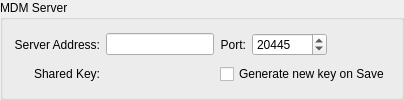
           <widget class="QGroupBox" name="mdmAuthenticateBox">
            <property name="title">
             <string>MDM Server</string>
            </property>
            <layout class="QGridLayout" name="gridLayout_13">
             <item row="0" column="6">
              <widget class="CircularProgressIndicator" name="mdmServerProgress" native="true">
               <property name="minimumSize">
                <size>
                 <width>16</width>
                 <height>16</height>
                </size>
               </property>
              </widget>
             </item>
             <item row="1" column="0">
              <widget class="QLabel" name="mdmSharedKeyLabel">
               <property name="text">
                <string>Shared Key:</string>
               </property>
               <property name="alignment">
                <set>Qt::AlignRight|Qt::AlignTrailing|Qt::AlignVCenter</set>
               </property>
              </widget>
             </item>
             <item row="0" column="4">
              <widget class="QSpinBox" name="mdmServerPort">
               <property name="enabled">
                <bool>true</bool>
               </property>
               <property name="sizePolicy">
                <sizepolicy hsizetype="Minimum" vsizetype="Fixed">
                 <horstretch>3</horstretch>
                 <verstretch>0</verstretch>
                </sizepolicy>
               </property>
               <property name="minimumSize">
                <size>
                 <width>50</width>
                 <height>0</height>
                </size>
               </property>
               <property name="maximumSize">
                <size>
                 <width>75</width>
                 <height>16777215</height>
                </size>
               </property>
               <property name="minimum">
                <number>1</number>
               </property>
               <property name="maximum">
                <number>65536</number>
               </property>
               <property name="value">
                <number>20445</number>
               </property>
              </widget>
             </item>
             <item row="0" column="5">
              <widget class="OnlineStatus" name="mdmConnectedLabel"/>
             </item>
             <item row="0" column="3">
              <widget class="QLabel" name="mdmPortLabel">
               <property name="sizePolicy">
                <sizepolicy hsizetype="Fixed" vsizetype="Preferred">
                 <horstretch>0</horstretch>
                 <verstretch>0</verstretch>
                </sizepolicy>
               </property>
               <property name="text">
                <string>Port:</string>
               </property>
               <property name="alignment">
                <set>Qt::AlignRight|Qt::AlignTrailing|Qt::AlignVCenter</set>
               </property>
              </widget>
             </item>
             <item row="0" column="0">
              <widget class="QLabel" name="mdmServerAddressLabel">
               <property name="text">
                <string>Server Address:</string>
               </property>
               <property name="alignment">
                <set>Qt::AlignRight|Qt::AlignTrailing|Qt::AlignVCenter</set>
               </property>
              </widget>
             </item>
             <item row="0" column="1" colspan="2">
              <widget class="QLineEdit" name="mdmServerAddress">
               <property name="enabled">
                <bool>true</bool>
               </property>
               <property name="sizePolicy">
                <sizepolicy hsizetype="Expanding" vsizetype="Fixed">
                 <horstretch>3</horstretch>
                 <verstretch>0</verstretch>
                </sizepolicy>
               </property>
               <property name="text">
                <string/>
               </property>
               <property name="readOnly">
                <bool>false</bool>
               </property>
              </widget>
             </item>
             <item row="1" column="1" colspan="2">
              <widget class="QLabel" name="mdmSharedKey">
               <property name="enabled">
                <bool>true</bool>
               </property>
               <property name="text">
                <string/>
               </property>
               <property name="textInteractionFlags">
                <set>Qt::LinksAccessibleByMouse|Qt::TextSelectableByMouse</set>
               </property>
              </widget>
             </item>
             <item row="1" column="3" colspan="4">
              <widget class="QCheckBox" name="mdmGenerateKeyCheckbox">
               <property name="text">
                <string>Generate new key on Save</string>
               </property>
              </widget>
             </item>
            </layout>
           </widget>
